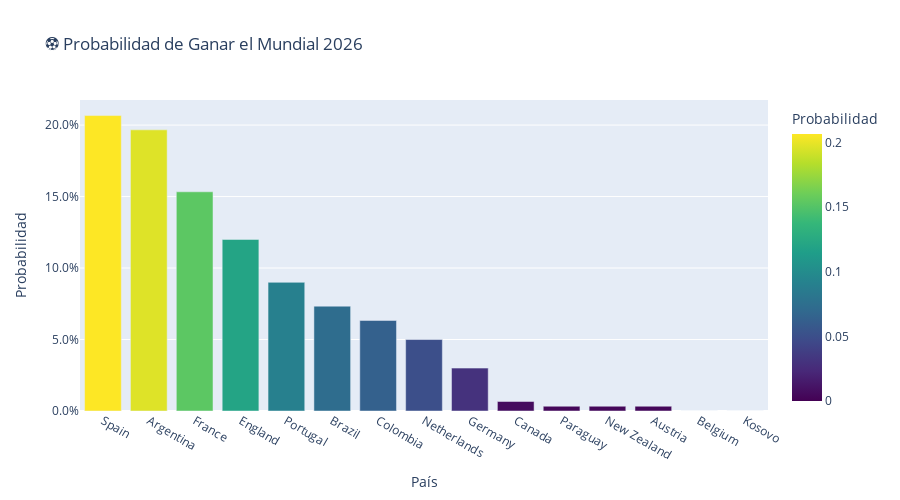

Notebook code for this chart:
### Markdown cell above
### 📉 Línea de Supervivencia: El Camino de los Candidatos

Este gráfico de líneas traza la trayectoria de los 5 máximos favoritos a lo largo de las distintas etapas del torneo, mostrando cómo se reduce su probabilidad de supervivencia ronda tras ronda.

* **Ejes del Gráfico:**
    * **Eje X (Fases):** Las etapas del Mundial, desde el inicio (100% vivos) hasta la Final.
    * **Eje Y (Probabilidad Acumulada):** La chance de que el equipo siga "vivo" en el torneo en esa fase específica.

* **Interpretación Clave:**
    * **La Pendiente del Peligro:** Una línea que se mantiene alta y recta indica un camino relativamente sencillo. Una línea que cae bruscamente (una pendiente pronunciada) en una fase temprana (ej. R16 o Quarters) sugiere un "cruce de la muerte" donde el favorito probablemente se enfrente a otro gigante y corra riesgo de eliminación.
    * **El Favorito Absoluto:** El equipo cuya línea termina más alta en la fase de "Champion" es el que ha demostrado mayor consistencia y superioridad en las miles de simulaciones.
    * **Convergencia:** Es normal ver que las líneas se cruzan. Un equipo puede tener muchas chances de llegar a semis (línea alta al principio) pero pocas de ganar la final (caída al final), revelando que es un equipo sólido pero quizás no campeón.

### Code cell
# Crea un gráfico de barras utilizando la librería Plotly Express con los datos seleccionados.
fig = px.bar(
    top15,
    x='Team',                                     # Asigna la columna 'Team' al eje horizontal (X).
    y='Champion',                                 # Asigna la columna 'Champion' al eje vertical (Y).
    title='⚽ Probabilidad de Ganar el Mundial 2026', # Establece el título principal del gráfico.
    labels={'Champion': 'Probabilidad', 'Team': 'País'}, # Define las etiquetas personalizadas para los ejes y leyendas.
    color='Champion',                             # Asigna un color a las barras basado en los valores de la columna 'Champion'.
    color_continuous_scale='Viridis'              # Aplica la escala de colores continua 'Viridis' al gráfico.
)

# Actualiza la configuración del diseño del gráfico.
fig.update_layout(
    yaxis_tickformat='.1%',                       # Configura el formato de los valores del eje Y como porcentaje con un decimal.
    height=500                                    # Establece la altura total de la figura en 500 píxeles.
)

# Ejecuta el comando para renderizar y mostrar el gráfico interactivo en la salida.
fig.show()

### Figure 1 — Plotly figure (JSON) as saved in the notebook; plotly's stock layout.template omitted (floating-point values rounded to 4 significant figures)
{"data": [{"hovertemplate": "País=%{x}<br>Probabilidad=%{marker.color}<extra></extra>", "legendgroup": "", "marker": {"color": [0.2067, 0.1967, 0.1533, 0.12, 0.09, 0.07333, 0.06333, 0.05, 0.03, 0.006667, 0.003333, 0.003333, 0.003333, 0.0, 0.0], "coloraxis": "coloraxis", "pattern": {"shape": ""}}, "name": "", "orientation": "v", "showlegend": false, "textposition": "auto", "type": "bar", "x": ["Spain", "Argentina", "France", "England", "Portugal", "Brazil", "Colombia", "Netherlands", "Germany", "Canada", "Paraguay", "New Zealand", "Austria", "Belgium", "Kosovo"], "xaxis": "x", "y": [0.2067, 0.1967, 0.1533, 0.12, 0.09, 0.07333, 0.06333, 0.05, 0.03, 0.006667, 0.003333, 0.003333, 0.003333, 0.0, 0.0], "yaxis": "y"}], "layout": {"barmode": "relative", "coloraxis": {"colorbar": {"title": {"text": "Probabilidad"}}, "colorscale": [[0, "#440154"], [0.1111, "#482878"], [0.2222, "#3e4989"], [0.3333, "#31688e"], [0.4444, "#26828e"], [0.5556, "#1f9e89"], [0.6667, "#35b779"], [0.7778, "#6ece58"], [0.8889, "#b5de2b"], [1, "#fde725"]]}, "height": 500, "legend": {"tracegroupgap": 0}, "title": {"text": "⚽ Probabilidad de Ganar el Mundial 2026"}, "xaxis": {"anchor": "y", "domain": [0, 1], "title": {"text": "País"}}, "yaxis": {"anchor": "x", "domain": [0, 1], "tickformat": ".1%", "title": {"text": "Probabilidad"}}}}
